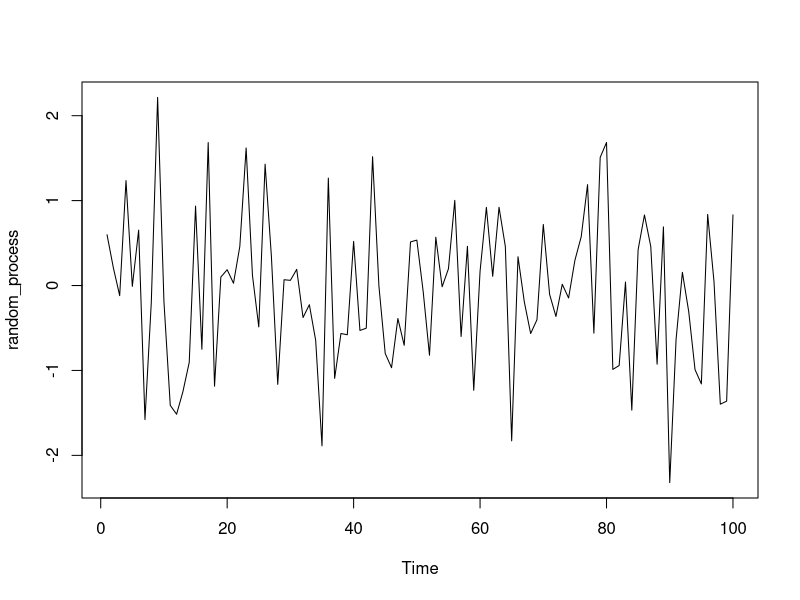
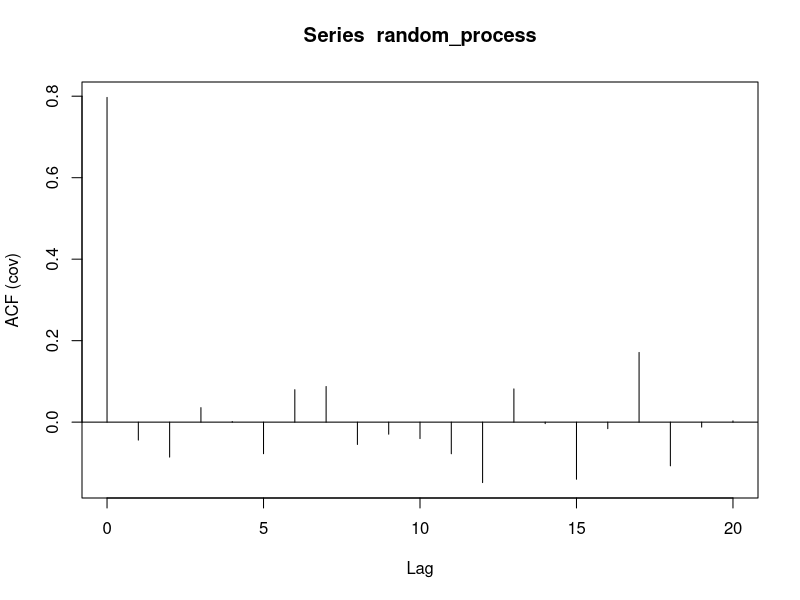
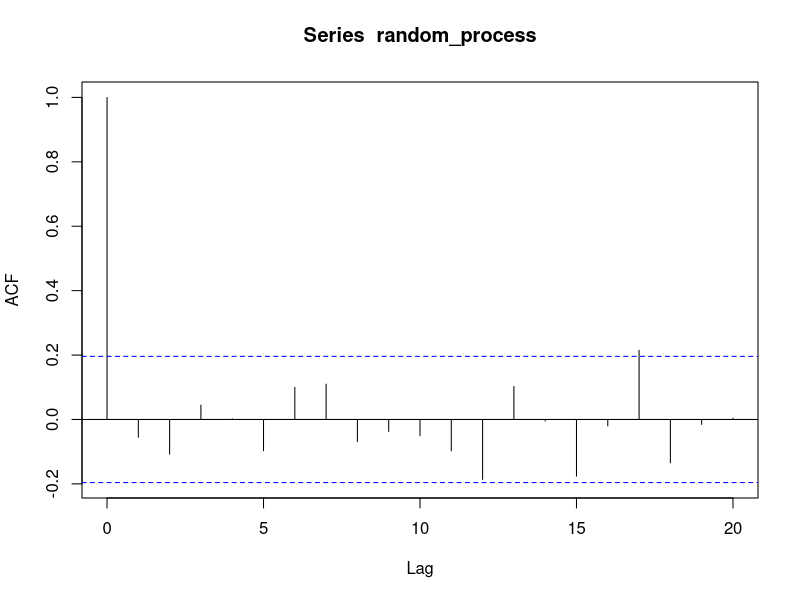

Source code (R) for these figures, in order:
# generate a time series as random data points from a
# standard normal dist.
random_process <- ts(rnorm(100))

plot(random_process)

# run autocovariance coefficients
(acf(random_process, type='covariance'))

# run autocorrelation coefficients
(acf(random_process, type='correlation'))
